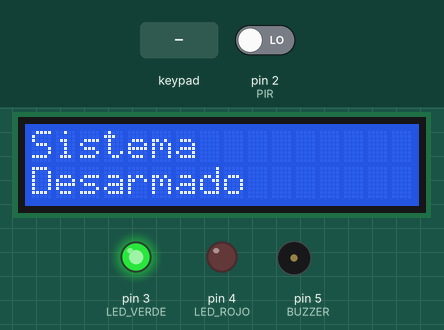
A sketch run on a simulated Arduino Uno, built with avr-gcc and run on an emulated ATmega328P. Parts: 16×2 character LCD, output pins drawn as LEDs (lit = HIGH), buzzer (waves = sounding, pin HIGH). The inputs (shaded band) are chosen by the test bench; at power-on: pin 2 (PIR) LOW.

Above: at 1.2 s.
1.3 s: keypad keys 1 2 3 4 A pressed 0.4 s apart
At 4.2 s:
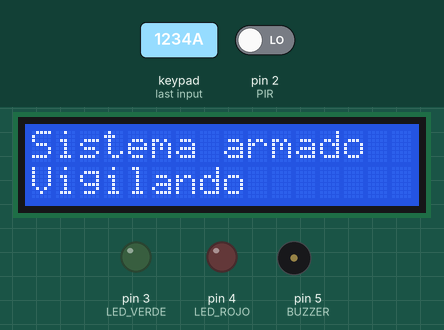
4.8 s: pin 2 (PIR) driven HIGH
At 5.5 s:
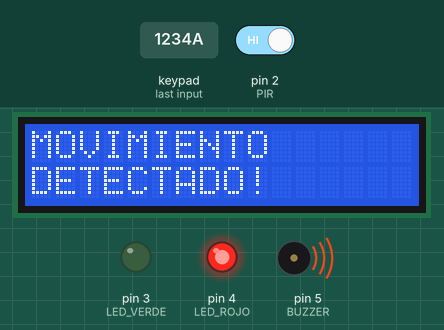
6.3 s: key 'A' pressed
At 6.7 s:
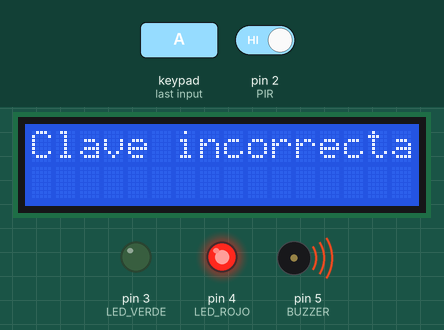
9.3 s: key '*' pressed
At 10.2 s:
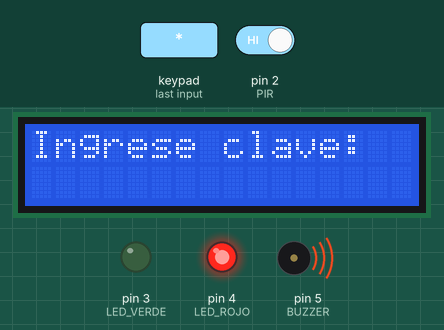
10.8 s: keypad keys 1 2 3 4 D pressed 0.4 s apart
At 12.7 s:
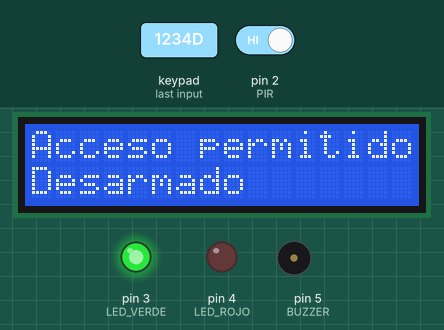
14.3 s: key 'D' pressed
At 15.1 s:
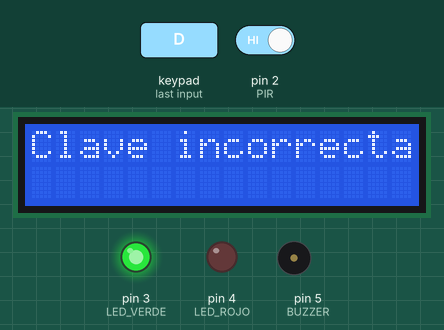
Timing chart, 0 to 17.3 s (numbered marks = the images above; inputs shaded):
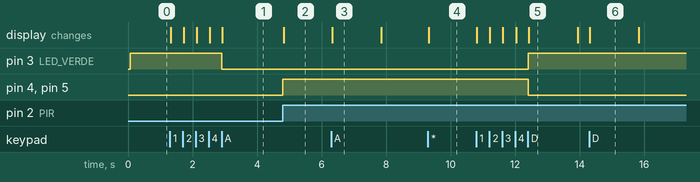

The sketch:

sensor_de_movimiento.ino
```cpp
#include <Keypad.h>
#include <Wire.h>
#include <LiquidCrystal_I2C.h>

LiquidCrystal_I2C lcd(0x27, 16, 2);

const int PIR = 2;
const int LED_VERDE = 3;
const int LED_ROJO = 4;
const int BUZZER = 5;

const byte FILAS = 4;
const byte COLUMNAS = 4;

char teclas[FILAS][COLUMNAS] = {
  {'1', '2', '3', 'A'},
  {'4', '5', '6', 'B'},
  {'7', '8', '9', 'C'},
  {'*', '0', '#', 'D'}
};

byte pinesFilas[FILAS] = {6, 7, 8, 9};
byte pinesColumnas[COLUMNAS] = {10, 11, 12, 13};

Keypad teclado = Keypad(
  makeKeymap(teclas),
  pinesFilas,
  pinesColumnas,
  FILAS,
  COLUMNAS
);

String contrasena = "1234";
String entrada = "";

bool sistemaArmado = false;
bool alarmaActiva = false;

void setup() {
  pinMode(PIR, INPUT);
  pinMode(LED_VERDE, OUTPUT);
  pinMode(LED_ROJO, OUTPUT);
  pinMode(BUZZER, OUTPUT);

  lcd.init();
  lcd.backlight();

  digitalWrite(LED_VERDE, HIGH);
  digitalWrite(LED_ROJO, LOW);
  digitalWrite(BUZZER, LOW);

  mostrarDesarmado();
}

void loop() {
  char tecla = teclado.getKey();

  if (tecla != NO_KEY) {
    procesarTecla(tecla);
  }

  if (sistemaArmado == true && alarmaActiva == false) {
    if (digitalRead(PIR) == HIGH) {
      activarAlarma();
    }
  }
}

void procesarTecla(char tecla) {

  if (tecla >= '0' && tecla <= '9') {

    if (entrada.length() < 4) {
      entrada += tecla;

      lcd.clear();
      lcd.setCursor(0, 0);
      lcd.print("Ingrese clave:");

      lcd.setCursor(0, 1);

      for (int i = 0; i < entrada.length(); i++) {
        lcd.print("*");
      }
    }

    return;
  }

  if (tecla == '*') {

    entrada = "";

    lcd.clear();
    lcd.setCursor(0, 0);
    lcd.print("Ingrese clave:");

    return;
  }

  if (tecla == 'A') {

    if (entrada == contrasena) {

      sistemaArmado = true;
      alarmaActiva = false;
      entrada = "";

      digitalWrite(LED_VERDE, LOW);
      digitalWrite(LED_ROJO, LOW);
      digitalWrite(BUZZER, LOW);

      lcd.clear();
      lcd.setCursor(0, 0);
      lcd.print("Sistema armado");

      lcd.setCursor(0, 1);
      lcd.print("Vigilando");

      delay(1500);

      lcd.clear();
      lcd.setCursor(0, 0);
      lcd.print("Sistema armado");

      lcd.setCursor(0, 1);
      lcd.print("Vigilando");

    } else {

      entrada = "";

      lcd.clear();
      lcd.setCursor(0, 0);
      lcd.print("Clave incorrecta");

      delay(1500);

      mostrarDesarmado();
    }

    return;
  }

  if (tecla == 'D') {

    if (entrada == contrasena) {

      sistemaArmado = false;
      alarmaActiva = false;
      entrada = "";

      digitalWrite(LED_VERDE, HIGH);
      digitalWrite(LED_ROJO, LOW);
      digitalWrite(BUZZER, LOW);

      lcd.clear();
      lcd.setCursor(0, 0);
      lcd.print("Acceso permitido");

      lcd.setCursor(0, 1);
      lcd.print("Desarmado");

      delay(1500);

      mostrarDesarmado();

    } else {

      entrada = "";

      lcd.clear();
      lcd.setCursor(0, 0);
      lcd.print("Clave incorrecta");

      delay(1500);

      if (sistemaArmado) {

        lcd.clear();
        lcd.setCursor(0, 0);
        lcd.print("Sistema armado");

        lcd.setCursor(0, 1);
        lcd.print("Vigilando");

      } else {

        mostrarDesarmado();
      }
    }

    return;
  }
}

void activarAlarma() {

  alarmaActiva = true;

  digitalWrite(LED_VERDE, LOW);
  digitalWrite(LED_ROJO, HIGH);
  digitalWrite(BUZZER, HIGH);

  lcd.clear();
  lcd.setCursor(0, 0);
  lcd.print("MOVIMIENTO");

  lcd.setCursor(0, 1);
  lcd.print("DETECTADO!");
}

void mostrarDesarmado() {

  lcd.clear();

  lcd.setCursor(0, 0);
  lcd.print("Sistema");

  lcd.setCursor(0, 1);
  lcd.print("Desarmado");
}
```

Measured:
- after the input at 1.3 s, pin 3 (LED_VERDE): HIGH → LOW after 1.6 s; the display: first changes at once (image 1 shows a later state)
- after the input at 4.8 s, pin 4 (LED_ROJO), pin 5 (BUZZER): LOW → HIGH at once; the display: changes at once (image 2)
- after the input at 6.3 s, the display: changes at once (image 3)
- after the input at 9.3 s, the display: changes at once (image 4)
- after the input at 10.8 s, pin 3 (LED_VERDE): LOW → HIGH after 1.6 s; pin 4 (LED_ROJO), pin 5 (BUZZER): HIGH → LOW after 1.6 s; the display: first changes at once (image 5 shows a later state)
- after the input at 14.3 s, the display: changes at once (image 6)
- what the display in image 3 shows lasts 1.5 s, from 6.3 s to 7.8 s
